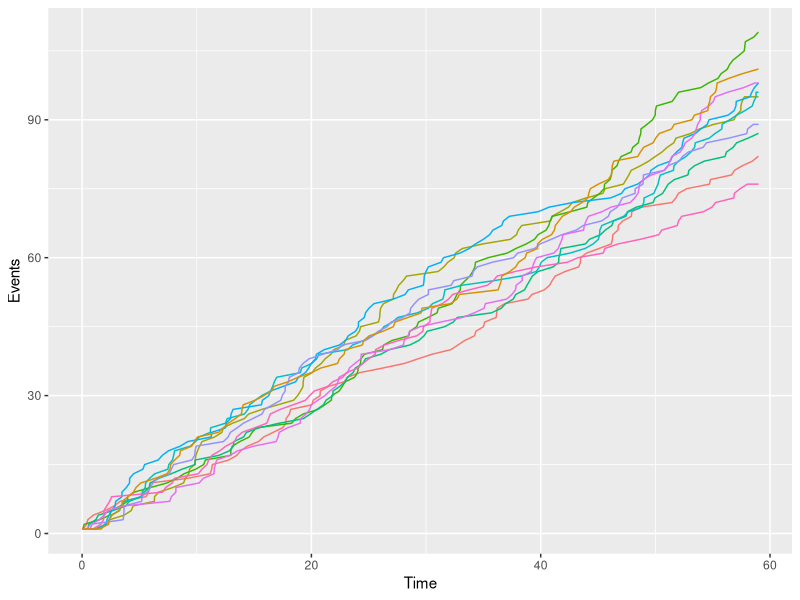

Write R code to recreate this figure.
##############
### Task 2 ###
##############

### Calculate probability directly
lambda = 1.5;
days = 59;
mu = lambda*days;
claims = 100;

prob = ppois(claims, mu, lower.tail = FALSE)

### Simulate realizations and estimate probability/expectation/variance in 2a/2b
N = 1000;                  #Repeat simulation N times to get a representative estimate
numSim = 1000;             #Number of realizations
probs = numeric(N);        #Vector of estimated probabilites for each simulation in 2a)
expectations = numeric(N); #Vector of estimated expected values for each simulation in 2b)
variances = numeric(N);    #Vector of estimated variances for each simulation in 2b)
beta = 10;

for (i in 1:N){
  sim = rpois(numSim, mu);
  probs[i] = sum(sim > claims)/numSim;
  expectations[i] = sim/beta;     #Formula for expectation after law of total expectation
  variances[i] = 2*sim/(beta^2);  #Formula for variance after law of total variance
}

cat(sprintf("Probability std: %f\n", sd(probs)));
cat(sprintf("Probability mean: %f\n", mean(probs)));

cat(sprintf("Expectation std: %f\n", sd(expectations)));
cat(sprintf("Expectation mean: %f\n", mean(expectations)));

cat(sprintf("Variance std: %f\n", sd(variances)));
cat(sprintf("Variance mean: %f\n", mean(variances)));

### Figure with 10 realizations of X(t)
library(ggplot2) #Must install package "ggplot2" to plot

t = 59;
realizations = 10;

plot = ggplot(); #Initialize plot to be iteratively updated

for (realization in 1:realizations) {
  n = rpois(1, lambda*t);
  u = numeric(n);
  for (i in 1:n) {
    u[i] = runif(1,0,t);
  }
  w = sort(u);
  
  w = c(0, w, t);         #Add start and end time for plotting purposes
  events = c(1, 1:n, n);  #Duplicate first and last event for plotting purposes
  
  df = data.frame(w, events); #Create dataframe to use ggplot
  plot = plot + geom_line(aes_string(x = w, y = events, color= shQuote(realization)));
}

plot + labs(x = "Time", y = "Events") + theme(legend.position = "none")
